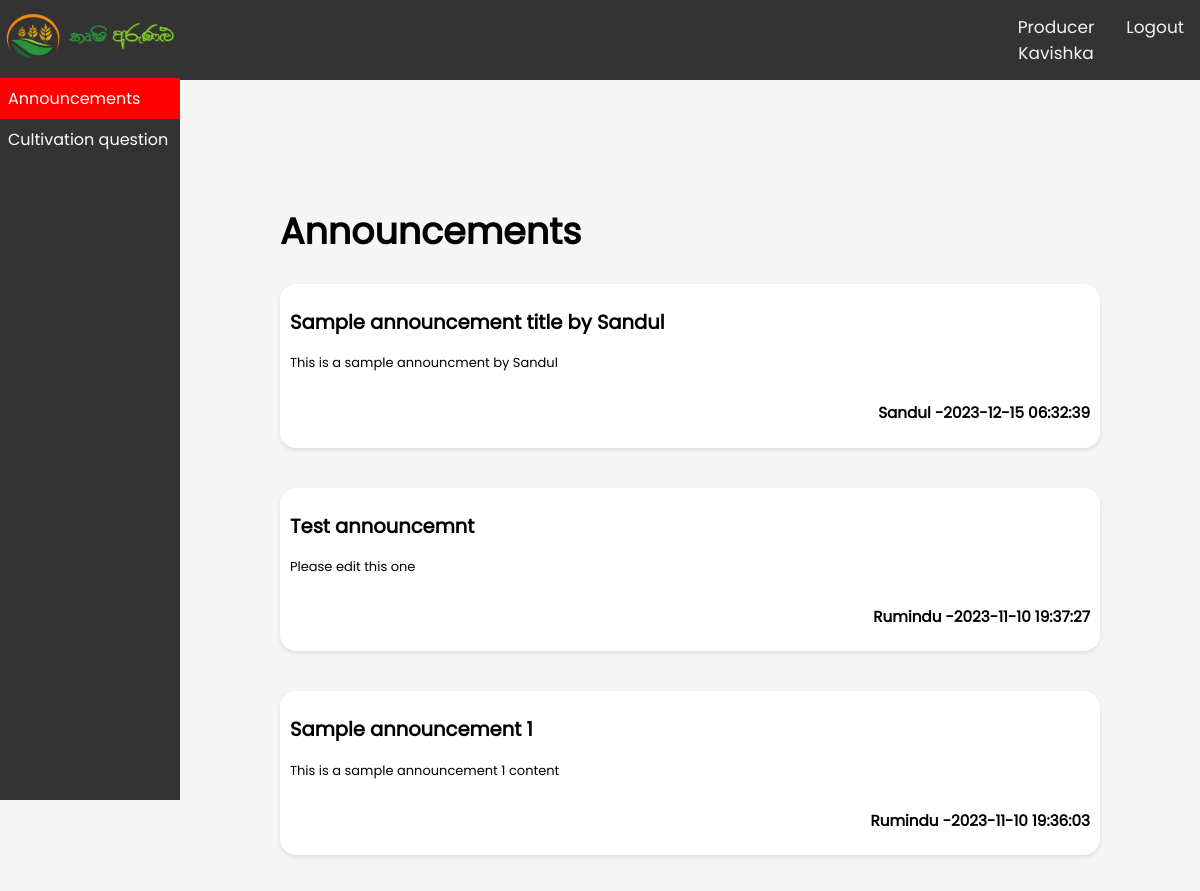
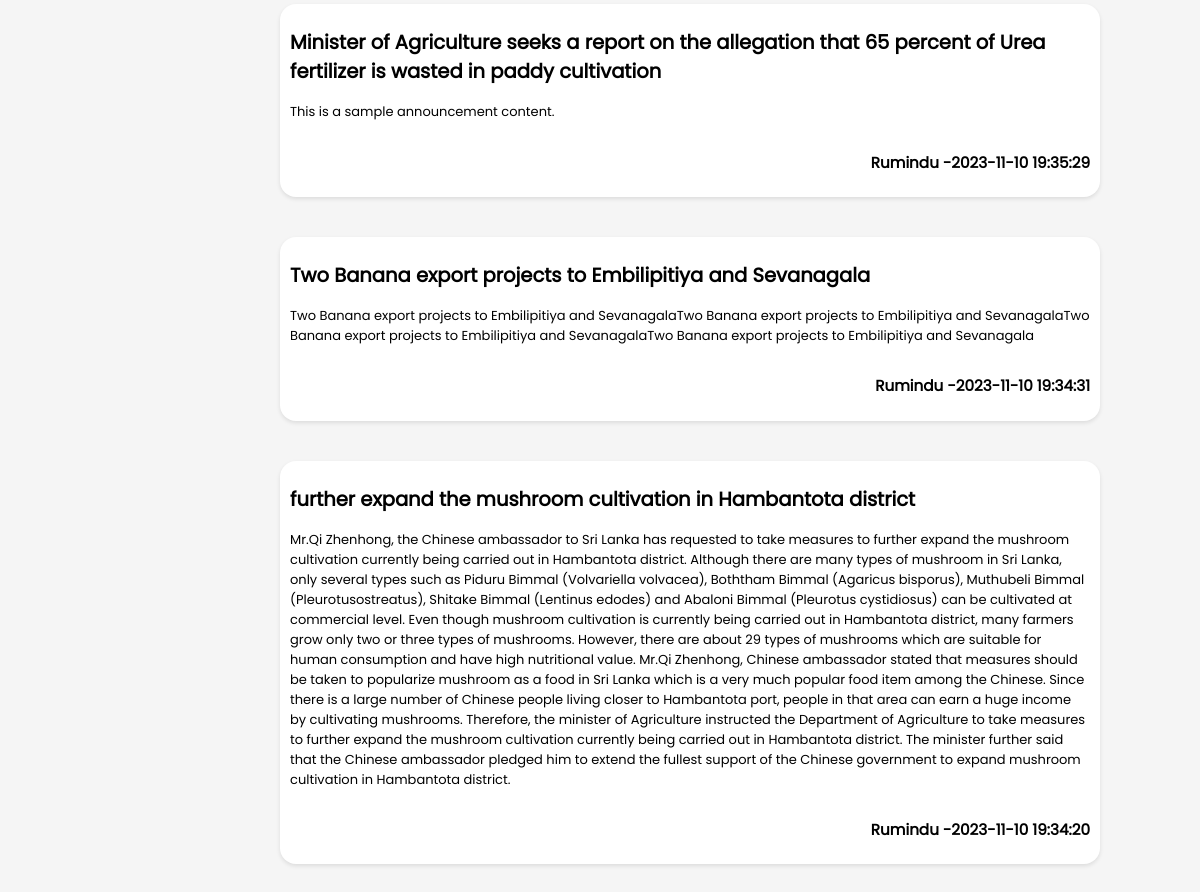
Screenshot of /announcements/index (signed in) with the database file from the repository (2 pictures, top to bottom).
### tables this page shows
CREATE TABLE `announcement` (
  `id` int(11) NOT NULL,
  `agri_officer_id` int(11) NOT NULL,
  `title` varchar(255) NOT NULL,
  `content` text NOT NULL,
  `published_date_time` datetime NOT NULL DEFAULT current_timestamp(),
  `phone` int(11) NOT NULL
);

CREATE TABLE `registered_user` (
  `id` int(11) NOT NULL,
  `nic` varchar(20) NOT NULL,
  `role` varchar(20) NOT NULL,
  `name` varchar(255) NOT NULL,
  `address` text NOT NULL,
  `district` varchar(20) NOT NULL,
  `email` varchar(100) NOT NULL,
  `contact_no` int(11) NOT NULL,
  `hash_password` varchar(255) NOT NULL
);

### app/controllers/Announcements.php (called while the page is built, shortened)
<?php
  class Announcements extends Controller{
    public function __construct(){
      $this->AnnouncementModel = $this->model('M_Announcements');
    }
    public function index(){
      $announcements = $this->AnnouncementModel->getAnnouncements();
      $data = [
        'announcements' => $announcements,
        'activeLink' => 'Announcements'
      ];
      $this->view('announcements/v_index', $data);
    }
  }

### app/libraries/Core.php (called while the page is built, shortened)
<?php
  class Core {
    protected $currentMethod = 'login';
    public function __construct(){
      $url = $this->getUrl();
      if(isset($url[0])){
      if(file_exists('../app/controllers/' . ucwords($url[0]) . '.php')){
          unset($url[0]);
        }
        else{
          echo "There is no controller under this name ".$url[0];
          die();
        }
      }
      $this->currentController = new $this->currentController;
      if(isset($url[1])){
        if(method_exists($this->currentController, $url[1])){
          $this->currentMethod = $url[1];
          unset($url[1]);
        }
      }
      $this->params = $url ? array_values($url) : [];
      call_user_func_array([$this->currentController, $this->currentMethod], $this->params);
    }
    public function getUrl(){
      if(isset($_GET['url'])){
        $url = rtrim($_GET['url'], '/');
        $url = filter_var($url, FILTER_SANITIZE_URL);
        $url = explode('/', $url);
        return ($url);
      }
    }
  }

### public/index.php (called while the page is built, shortened)
<?php
  $init = new Core;

### app/libraries/Database.php (called while the page is built, shortened)
<?php
  class Database{
    private $host = DB_HOST;
    private $user = DB_USER;
    private $pass = DB_PASS;
    private $dbname = DB_NAME;
    private $dbh;
    private $stmt;
    public function __construct(){
      $dsn = 'mysql:host='. $this->host . ';dbname='. $this->dbname;
      $options = array(
        PDO::ATTR_PERSISTENT => true,
        PDO::ATTR_ERRMODE => PDO::ERRMODE_EXCEPTION
      );
      try{
        $this->dbh = new PDO($dsn, $this->user, $this->pass, $options);
      }catch(PDOException $e){
        $this->error = $e->getMessage();
        echo $this->error;
      }
    }
    public function query($sql){
      $this->stmt = $this->dbh->prepare($sql);
    }
    public function execute(){
      return $this->stmt->execute();
    }
    public function resultSet(){
      $this->execute();
      return $this->stmt->fetchAll(PDO::FETCH_OBJ);
    }
  }

### app/models/M_Announcements.php (called while the page is built, shortened)
<?php
  class M_Announcements {
    private $db;
    public function __construct(){
      $this->db = new Database;
    }
    public function getAnnouncements(){
      $this->db->query("select
      a.id AS 'announcement_id',
      a.agri_officer_id AS 'agri_officer_id',
      a.title AS 'title',
      a.content AS 'content',
      a.published_date_time as 'published_date_time',
      ag.name as 'name'
      FROM announcement a
      INNER JOIN registered_user ag ON a.agri_officer_id=ag.id
      ORDER BY a.published_date_time DESC");
      $results = $this->db->resultSet();
      return $results;
    }
  }

### app/views/announcements/v_index.php (the view, shortened to what this page needs)
<?php require APPROOT. '/views/inc/header.php'; ?>
<?php require APPROOT. '/views/inc/topnavbar.php'; ?>
<?php if($_SESSION['user_role'] == 'Agri Officer'){
  require APPROOT. '/views/inc/sidebar.php';
  }
  else{
    require APPROOT. '/views/inc/sidebar2.php';
  }?>
<div class="body-container">
  <div style="display:flex; justify-content:space-between; align-items: center;" >
    <h1 style="font-size: 2.8em;">Announcements</h1>
  </div>
  <?php foreach($data['announcements'] as $announcement) :  ?>
  <div class="announcement-container">
    <h2><?php echo $announcement->title;?></h2>
    <p><?php echo $announcement->content;?></p>
        <div style="display:flex; justify-content: flex-end;">
          <h3><?php echo $announcement->name;?> - </h3>
          <h3><?php echo $announcement->published_date_time;?></h3>
        </div>
    </div>
    <br><br>
  <?php endforeach; ?>
</div>
<?php require APPROOT. '/views/inc/footer.php'; ?>

### app/libraries/Controller.php (shortened to what this page needs)
<?php
  class Controller{
    public function view($view, $data = []){
      if(file_exists('../app/views/' . $view . '.php')){
        require_once '../app/views/' . $view . '.php';
      } else {
        die('View does not exist');
      }
    }
  }

### app/views/inc/header.php (shortened to what this page needs)
<!DOCTYPE html>
<html lang="en">
<head>
  <link rel="stylesheet" href="<?php echo URLROOT; ?>/public/css/styles.css">
</head>
<body>

### app/views/inc/topnavbar.php (shortened to what this page needs)
<div class="topnav">
  <?php if(isset($_SESSION['user_id'])) : ?>
    <div class=nav-element>
      <a href="#"><?php echo $_SESSION['user_role']; ?> <br> <?php echo $_SESSION['user_name']; ?></a>
      <a class="nav-link" href="<?php echo URLROOT; ?>/users/logout">Logout</a>
    </div>
  <?php endif; ?>
</div>

### app/views/inc/sidebar2.php
<div class="sidebar">
<img src="<?php echo URLROOT."/public/img/navbar-logo-large.webp";?>" alt="logo" height="72px">
  <a href="<?php echo URLROOT; ?>/Announcements/Index" <?php if($data['activeLink']=='Announcements'){?>style="background:red;"<?php };?>>Announcements</a>
  <a href="<?php echo URLROOT; ?>/CultivationQuestions/Index" <?php if($data['activeLink']=='CultivationQuestions'){?>style="background:red;"<?php };?>>Cultivation question</a>
</div>

### app/views/inc/footer.php (shortened to what this page needs)
</body>
</html>

### public/css/styles.css (style rules this page uses)
body { font-family: Poppins-Regular; font-size: small; text-align: left; margin: 0px; background-color: #f5f5f5; }

### public/css/components/topnavbar_styles.css (style rules this page uses)
.topnav { background-color: #333; display: flex; justify-content: space-between; }
.nav-element { display: flex; }
.topnav a { display: block; color: #f2f2f2; text-align: center; padding: 14px 16px; text-decoration: none; font-size: 17px; }

### public/css/components/form_styles.css (style rules this page uses)
.announcement-container { padding:8px 10px 8px 10px ; background-color: #FFFFFF; border-radius: 16px; box-shadow: 0 2px 4px rgba(0, 0, 0, 0.1) }
.body-container { background-color: #f5f5f5; padding:100px 100px 100px 280px; height: 100%; }

### public/css/components/sidebar_styles.css (style rules this page uses)
.sidebar { float: left; height: 100vh; width: 180px; background-color: #333333; position: fixed; margin-top: -80px; }
.sidebar a { padding: 8px; font-size: 1rem; display: block; text-decoration: none; color: white; }

### rows the page displays
announcement: title "Sample announcement title by Sandul", content "This is a sample announcment by Sandul", registered_user.name "Sandul", published_date_time "2023-12-15 06:32:39"
announcement: title "Test announcemnt", content "Please edit this one", registered_user.name "Rumindu", published_date_time "2023-11-10 19:37:27"
announcement: title "Sample announcement 1", content "This is a sample announcement 1 content", registered_user.name "Rumindu", published_date_time "2023-11-10 19:36:03"
announcement: title "Minister of Agriculture seeks a report on the allegation that 65 percent of Urea fertilizer is wasted in paddy cultivation", content "This is a sample announcement content.", registered_user.name "Rumindu", published_date_time "2023-11-10 19:35:29"
announcement: title "Two Banana export projects to Embilipitiya and Sevanagala", content "Two Banana export projects to Embilipitiya and SevanagalaTwo Banana export projects to Embilipitiya and SevanagalaTwo Banana export projects to Embilipitiya and SevanagalaTwo Banana export projects to Embilipitiya and Sevanagala", registered_user.name "Rumindu", published_date_time "2023-11-10 19:34:31"
announcement: title "further expand the mushroom cultivation in Hambantota district", content "Mr.Qi Zhenhong, the Chinese ambassador to Sri Lanka has requested to take measures to further expand the mushroom cultivation currently being carried out in Hambantota district. Although there are many types of mushroom in Sri Lanka, only several types such as Piduru Bimmal (Volvariella volvacea), Boththam Bimmal (Agaricus bisporus), Muthubeli Bimmal (Pleurotusostreatus), Shitake Bimmal (Lentinus edodes) and Abaloni Bimmal (Pleurotus cystidiosus) can be cultivated at commercial level. Even though mushroom cultivation is currently being carried out in Hambantota district, many farmers grow only two or three types of mushrooms. However, there are about 29 types of mushrooms which are suitable…", registered_user.name "Rumindu", published_date_time "2023-11-10 19:34:20"

### other values shown
$_SESSION['user_role'] "Producer"
$_SESSION['user_name'] "Kavishka"
